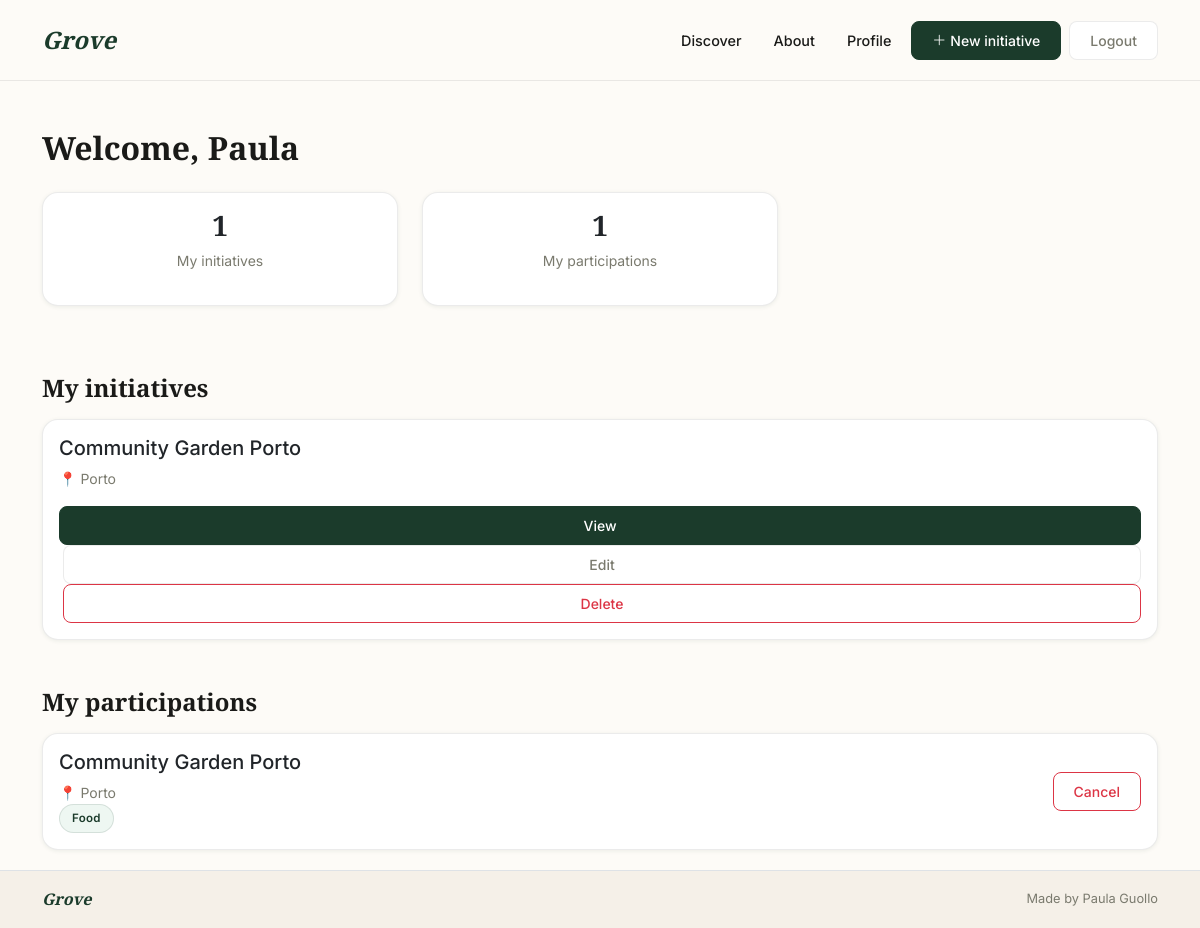
The page /pages/profile.php (signed in) on the database its author committed.
### tables this page shows
CREATE TABLE initiatives (
    id_initiative INT AUTO_INCREMENT PRIMARY KEY,
    title VARCHAR(150) NOT NULL,
    description TEXT,
    location VARCHAR(150),
    impact_description VARCHAR(255),
    created_at DATETIME DEFAULT CURRENT_TIMESTAMP,
    id_user INT NOT NULL,
    id_category INT NOT NULL,
    FOREIGN KEY (id_user) REFERENCES users(id_user),
    FOREIGN KEY (id_category) REFERENCES categories(id_category)
);

CREATE TABLE participations (
    id_participation INT AUTO_INCREMENT PRIMARY KEY,
    status VARCHAR(20) DEFAULT 'pending',
    joined_at DATETIME DEFAULT CURRENT_TIMESTAMP,
    id_user INT NOT NULL,
    id_initiative INT NOT NULL,
    FOREIGN KEY (id_user) REFERENCES users(id_user),
    FOREIGN KEY (id_initiative) REFERENCES initiatives(id_initiative)
);

CREATE TABLE categories (
    id_category INT AUTO_INCREMENT PRIMARY KEY,
    name VARCHAR(100) NOT NULL
);

### config/db.php (called while the page is built, shortened)
<?php
class Database
{
    private $servername = "localhost";
    private $username = "root";
    private $password = "";
    private $dbname = "grove";
    private function connect()
    {
        return new PDO("mysql:host=" . $this->servername . ";dbname=" . $this->dbname . ";charset=utf8", $this->username, $this->password);
    }
    public function fetchQuery($sql, $params = [])
    {
        try {
            $pdo = $this->connect();
            $pdo->setAttribute(PDO::ATTR_ERRMODE, PDO::ERRMODE_EXCEPTION);
            $stmt = $pdo->prepare($sql);
            $stmt->execute($params);
            $results = $stmt->fetchAll(PDO::FETCH_CLASS);
            return ['status' => 'success', 'data' => $results];
        } catch (PDOException $e) {
            return ['status' => 'error', 'data' => $e->getMessage()];
        }
    }
}
?>

### pages/profile.php (the view, shortened to what this page needs)
<?php
require_once 'config/db.php';
require_once 'includes/header.php';
$db = new Database();
$sql = "SELECT * FROM initiatives WHERE id_user = :id_user";
$resultInitiatives = $db->fetchQuery($sql, ['id_user' => $_SESSION['id_user']]);
$myInitiatives = $resultInitiatives['status'] === 'success' ? $resultInitiatives['data'] : [];
$sql = "SELECT participations.*, initiatives.title, initiatives.location, categories.name AS category
        FROM participations
        JOIN initiatives ON participations.id_initiative = initiatives.id_initiative
        JOIN categories ON initiatives.id_category = categories.id_category
        WHERE participations.id_user = :id_user";
$resultParticipations = $db->fetchQuery($sql, ['id_user' => $_SESSION['id_user']]);
$myParticipations = $resultParticipations['status'] === 'success' ? $resultParticipations['data'] : [];
?>
<div class="container mt-5">
    <h2 class="mb-4">Welcome, <?= htmlspecialchars($_SESSION['name']) ?></h2>
    <div class="row mb-5">
        <div class="col-md-4">
            <div class="card p-3 text-center">
                <h3><?= count($myInitiatives) ?></h3>
                <p class="text-muted">My initiatives</p>
            </div>
        </div>
        <div class="col-md-4">
            <div class="card p-3 text-center">
                <h3><?= count($myParticipations) ?></h3>
                <p class="text-muted">My participations</p>
            </div>
        </div>
    </div>
    <h4 class="mb-3">My initiatives</h4>
    <?php if (empty($myInitiatives)): ?>
        <p class="text-muted">No initiatives yet. <a href="initiatives/create.php">Create one!</a></p>
    <?php else: ?>
        <?php foreach ($myInitiatives as $initiative): ?>
            <div class="card p-3">
                <h5><?= htmlspecialchars($initiative->title) ?></h5>
                <p class="text-muted">📍 <?= htmlspecialchars($initiative->location) ?></p>
                <a href="initiatives/detail.php?id=<?= $initiative->id_initiative ?>" class="btn btn-sm btn-primary">View</a>
                <a href="initiatives/edit.php?id=<?= $initiative->id_initiative ?>" class="btn btn-sm btn-outline-secondary ms-1">Edit</a>
                <a href="initiatives/delete.php?id=<?= $initiative->id_initiative ?>" class="btn btn-sm btn-outline-danger ms-1">Delete</a>
            </div>
        <?php endforeach; ?>
    <?php endif; ?>
    <h4 class="mt-5 mb-3">My participations</h4>
    <?php if (empty($myParticipations)): ?>
        <p class="text-muted">Not participating in any initiative yet. <a href="initiatives/index.php">Explore!</a></p>
    <?php else: ?>
        <?php foreach ($myParticipations as $participation): ?>
            <div class="card p-3">
                <div class="d-flex justify-content-between align-items-center">
                    <div>
                        <h5><?= htmlspecialchars($participation->title) ?></h5>
                        <p class="text-muted mb-0">📍 <?= htmlspecialchars($participation->location) ?></p>
                        <span class="badge-category"><?= htmlspecialchars($participation->category) ?></span>
                    </div>
        <form action="participations/cancel.php" method="POST" style="display:inline;">
    <button type="submit" class="btn btn-sm btn-outline-danger">Cancel</button>
</form>
                </div>
            </div>
        <?php endforeach; ?>
    <?php endif; ?>
</div>
<?php require_once 'includes/footer.php'; ?>

### assets/css/style.css (style rules this page uses)
:root { --color-primary: #1B3B2B; --color-primary-mid: #1D9E75; --color-primary-light: #EEF7F2; --color-background: #FDFBF7; --color-surface: #FFFFFF; --color-surface-warm: #F5F0E8; --color-text: #1a1a18; --color-text-muted: #7a7a6e; --color-border: rgba(0,0,0,0.08); --color-shadow: rgba(27,59,43,0.08); --color-badge-bg: #EEF7F2; --color-badge-text: #1B3B2B; --border-radius-card: 16px; --border-radius-badge: 20px; --border-radius-btn: 8px; }
body { background-color: var(--color-background); color: var(--color-text); font-family: 'Inter', sans-serif; font-size: 15px; line-height: 1.6; }
.card { background-color: var(--color-surface); border: 1px solid var(--color-border); border-radius: var(--border-radius-card); box-shadow: 0 1px 4px var(--color-shadow); margin-bottom: 1.25rem; transition: box-shadow 0.2s, transform 0.2s; }
.btn { border-radius: var(--border-radius-btn); font-weight: 500; font-size: 0.875rem; padding: 0.5rem 1.25rem; transition: all 0.15s; }
.btn-primary { background-color: var(--color-primary); border-color: var(--color-primary); color: #fff; }
.btn-outline-secondary { border-color: var(--color-border); color: var(--color-text-muted); background: var(--color-surface); }
.badge-category { background-color: var(--color-badge-bg); color: var(--color-badge-text); padding: 4px 12px; border-radius: var(--border-radius-badge); font-size: 0.72rem; font-weight: 600; letter-spacing: 0.3px; display: inline-block; border: 1px solid rgba(27,59,43,0.12); }
.text-muted { color: var(--color-text-muted) !important; font-size: 0.875rem; }
h2, h3, h4 { font-family: 'Playfair Display', Georgia, serif; font-weight: 700; }
main, .container { flex: 1; }

### rows shown on the page
initiatives: title "Community Garden Porto", location "Porto"
participations: id_initiative.title "Community Garden Porto", id_initiative.location "Porto", categories.name "Food"

### other values the page prints
$_SESSION['name'] "Paula"
count($myInitiatives) "1"
count($myParticipations) "1"
